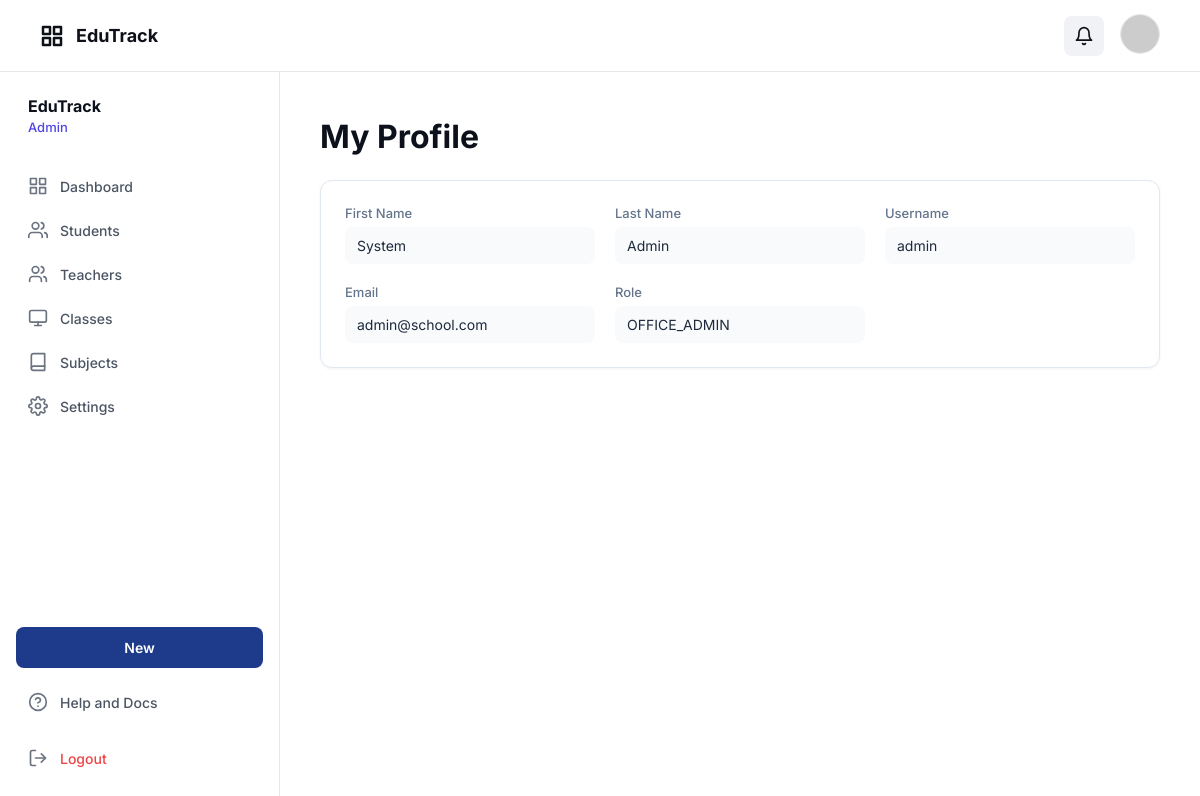
The page /school_app/index.php?controller=profile (signed in) on the database its author committed.
### tables this page shows
CREATE TABLE users (
  id BIGINT UNSIGNED NOT NULL AUTO_INCREMENT,
  username VARCHAR(50) NOT NULL,
  email VARCHAR(120) NULL,
  password_hash VARCHAR(255) NOT NULL,
  first_name VARCHAR(80) NOT NULL,
  last_name VARCHAR(80) NOT NULL,
  is_active TINYINT(1) NOT NULL DEFAULT 1,

  created_at TIMESTAMP NOT NULL DEFAULT CURRENT_TIMESTAMP,
  updated_at TIMESTAMP NOT NULL DEFAULT CURRENT_TIMESTAMP ON UPDATE CURRENT_TIMESTAMP,

  PRIMARY KEY (id),
  UNIQUE KEY uq_users_username (username),
  UNIQUE KEY uq_users_email (email)
);

### school_app/views/shared/profile.php (the view)
<?php
$userId = $_SESSION['user_id'];
$db = Database::connect();
$stmt = $db->prepare("SELECT * FROM users WHERE id = ?");
$stmt->execute([$userId]);
$user = $stmt->fetch(PDO::FETCH_OBJ);
?>
<div class="profile-container">
    <div style="margin-bottom: 24px;">
        <h1 class="text-h1" style="font-weight: 700; font-size: 32px; color: var(--text-dark);">My Profile</h1>
    </div>
    <div class="card" style="padding: 24px; border: 1px solid #e2e8f0; border-radius: 12px; background-color: #fff;">
        <div style="display: grid; grid-template-columns: repeat(auto-fit, minmax(250px, 1fr)); gap: 20px;">
            <div>
                <label style="display: block; color: #64748b; font-size: 13px; font-weight: 500; margin-bottom: 6px;">First Name</label>
                <div style="padding: 10px 12px; background-color: #f8fafc; border-radius: 8px; color: #1e293b; font-size: 14px;">
                    <?php echo htmlspecialchars($user->first_name ?? 'N/A'); ?>
                </div>
            </div>
            <div>
                <label style="display: block; color: #64748b; font-size: 13px; font-weight: 500; margin-bottom: 6px;">Last Name</label>
                <div style="padding: 10px 12px; background-color: #f8fafc; border-radius: 8px; color: #1e293b; font-size: 14px;">
                    <?php echo htmlspecialchars($user->last_name ?? 'N/A'); ?>
                </div>
            </div>
            <div>
                <label style="display: block; color: #64748b; font-size: 13px; font-weight: 500; margin-bottom: 6px;">Username</label>
                <div style="padding: 10px 12px; background-color: #f8fafc; border-radius: 8px; color: #1e293b; font-size: 14px;">
                    <?php echo htmlspecialchars($user->username ?? 'N/A'); ?>
                </div>
            </div>
            <div>
                <label style="display: block; color: #64748b; font-size: 13px; font-weight: 500; margin-bottom: 6px;">Email</label>
                <div style="padding: 10px 12px; background-color: #f8fafc; border-radius: 8px; color: #1e293b; font-size: 14px;">
                    <?php echo htmlspecialchars($user->email ?? 'N/A'); ?>
                </div>
            </div>
            <div>
                <label style="display: block; color: #64748b; font-size: 13px; font-weight: 500; margin-bottom: 6px;">Role</label>
                <div style="padding: 10px 12px; background-color: #f8fafc; border-radius: 8px; color: #1e293b; font-size: 14px;">
                    <?php echo htmlspecialchars($_SESSION['role'] ?? 'N/A'); ?>
                </div>
            </div>
        </div>
    </div>
</div>

### school_app/assets/css/app.css (style rules this page uses)
:root { --primary: #1e3a89; --primary-light: #e8eaf2; --bg-main: #f9f9f9; --bg-white: #ffffff; --text-main: #0f1119; --text-muted: #546691; --text-dark: #0c111c; --border-color: #e5e8ea; --border-input: #d1d6e5; --error: #ef4444; --success: #10b981; --spacing-xs: 4px; --spacing-sm: 8px; --spacing-md: 12px; --spacing-lg: 16px; --spacing-xl: 20px; --spacing-2xl: 24px; --spacing-4xl: 40px; --font-family: "Inter", -apple-system, BlinkMacSystemFont, "Segoe UI", Roboto, sans-serif; --font-size-xs: 12px; --font-size-sm: 14px; --font-size-md: 16px; --font-size-lg: 18px; --font-size-xl: 24px; --font-size-2xl: 28px; --font-size-3xl: 32px; }
* { -webkit-font-smoothing: antialiased; box-sizing: border-box; }
html, body { margin: 0; padding: 0; height: 100%; font-family: var(--font-family); background-color: var(--bg-white); color: var(--text-main); }
.card { background-color: var(--bg-white); border: 1px solid var(--input-border); border-radius: 12px; padding: var(--spacing-2xl); box-shadow: 0 1px 3px rgba(0, 0, 0, 0.05); }
.text-wrapper-5, .text-h1 { font-weight: 700; font-size: 32px; color: var(--text-main); }

### rows shown on the page
users: first_name "System", last_name "Admin", username "admin", email "admin@school.com"

### other values the page prints
$displayRole "Admin"
$_SESSION['role'] "OFFICE_ADMIN"
